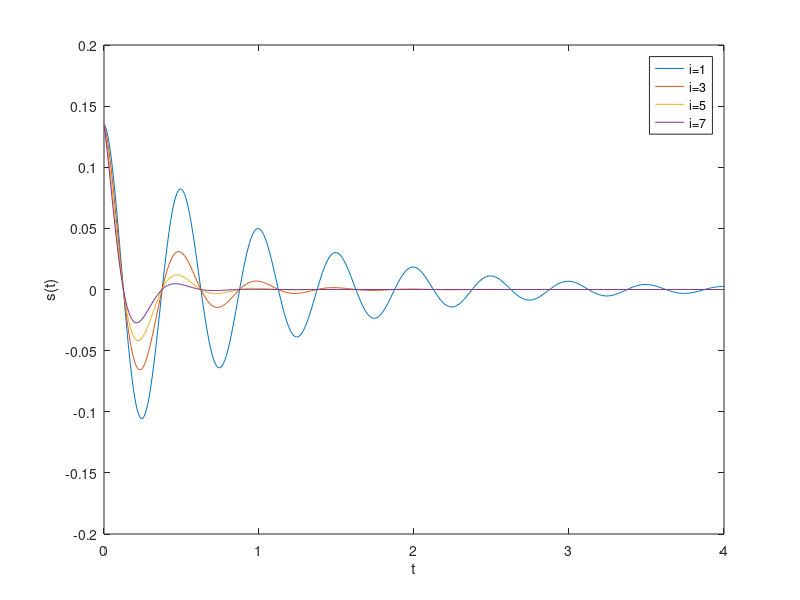

Source code (MATLAB):
% %A.1
% 
% t = (-2:2);  %from -2 to 2
% f = @(t) exp(-t).*cos(2*pi*t);  %f(t)
% plot(t,f(t)); 
% xlabel('t');
% ylabel('f(t)');
% grid;
% 
% t = (-2:0.01:2); %from -2 to 2 in increments of 0.01
% f = @(t) exp(-t).*cos(2*pi*t); %f(t)
% plot(t,f(t));
% xlabel('t');
% ylabel('f(t)');
% yticks([-5 0 5 10]);
% grid;
% 
% %A.2
% 
% t = (-2:2);
% f = @(t) exp(-t);
% plot(t, f(t));
% xlabel('t');
% ylabel('f(t)');
% grid;
% 
% %A.3
% %they are identitcal due to the large step size that was set for these 2
% %graphs. All the graphs are decreasing exponentially.

% %B.1
% 
% t = (-1:0.01:2);  %from -1 to 2
% u = @(t) 1.0.*((-1<=t)&(t<=2)); %makes unit step function with restraints
% p = @(t) 1.0.*((t>=0)&(t<1));  %f(t)
% plot(t,p(t)); 
% xlabel('t');
% ylabel('p(t)');
% axis([-1 2 -.1 1.1])
% yticks([0 0.5 1]);
% grid;

% %B.2        not tested yet
% t = (-2:0.01:2);  %from -2 to 2
% u = @(t) 1.0.*((-1<=t)&(t<=2)); %makes unit step function
% p = @(t) 1.0.*((t>=0)&(t<1));  %f(t)
% r = @(t) t.*p(t);
% n = @(t) r(t)+r(-t+2);
% 
% plot(t,r(t)); %plots r(t)
% plot(t,n(t)); %plots n(t)
% xlabel('t');
% ylabel('r(t)');
% ylabel('n(t)');
% axis([-1 2 -.1 1.1])
% yticks([0 0.5 1]);
% grid;

% %B.3
% t = (-2:0.01:2);  %from -2 to 2
% u = @(t) 1.0.*((-1<=t)&(t<=2)); %makes unit step function
% p = @(t) 1.0.*((t>=0)&(t<1));  %f(t)
% r = @(t) t.*p(t);
% n = @(t) r(t)+r(-t+2);
% 
% n1 = @(t) n(t.*0.5);
% n2 = @(t) n1(t+0.5);
% plot(t,n1(t),'-k',t,n2(t),':k'); %plots n1(t) and dotted n2(t)
% xlabel('t');
% ylabel('n1(t) & n2(t)');
% axis([-1 2 -.1 1.1])
% yticks([0 0.5 1]);
% grid;
% 
% %B.4
% t = (-2:0.01:2);  %from -2 to 2
% u = @(t) 1.0.*((-1<=t)&(t<=2)); %makes unit step function
% p = @(t) 1.0.*((t>=0)&(t<1));  %f(t)
% r = @(t) t.*p(t);
% n = @(t) r(t)+r(-t+2);
% 
% n3 = @(t) n(t+0.25);
% n4 = @(t) n3(0.5.*t);
% plot(t,n3(t),'-k',t,n4(t),':k'); %plots n3(t) and dotted n4(t)
% xlabel('t');
% ylabel('n3(t) & n4(t)');
% axis([-1 2 -.1 1.1])
% yticks([0 0.5 1]);
% grid;

%B.5
%they produce the same graph (maybe add more explaination)

%C.1
% t = (-2:0.01:2);  %from -2 to 2
% u = @(t) 1.0.*((-1<=t)&(t<=2)); %makes unit step function
% f = @(t) exp(-2*t).*cos(4*pi*t);
% g = @(t) f(t).*u(t);
% plot(t, g(2*t+1));
% xlabel('t');
% ylabel('g(t)=f(t)*u(t)');
% grid;

%C.2
t = (0:0.01:4);  %from 0 to 4
u = @(t) 1.0.*((0<=t)&(t<=4)); %makes unit step function
f = @(t) exp(-2*t).*cos(4*pi*t);
g = @(t) f(t).*u(t);
s=@(t) g(t+1);
plot(t, g(t+1));
xlabel('t');
ylabel('s(t)');
grid;

%C.3
t = (0:0.01:4); 
u = @(t) 1.0.*((0<=t)&(t<=4)); %makes unit step function
matrix = zeros(401,4);

for i=1:2:7     %i acts as a placeholder for alpha
    %create function
    s=@(t)exp(-2).*exp(-i.*t).*cos(4*pi*t).*u(t);
    plot(t,s(t));
    xlabel('t');
    ylabel('s(t)');

    hold on;    %hold off on plotting it on the figure
end

%Create legends
legend('i=1','i=3','i=5','i=7');
hold off;

%C.4
%the size of the array generated in C.3 for s(t) is 1604